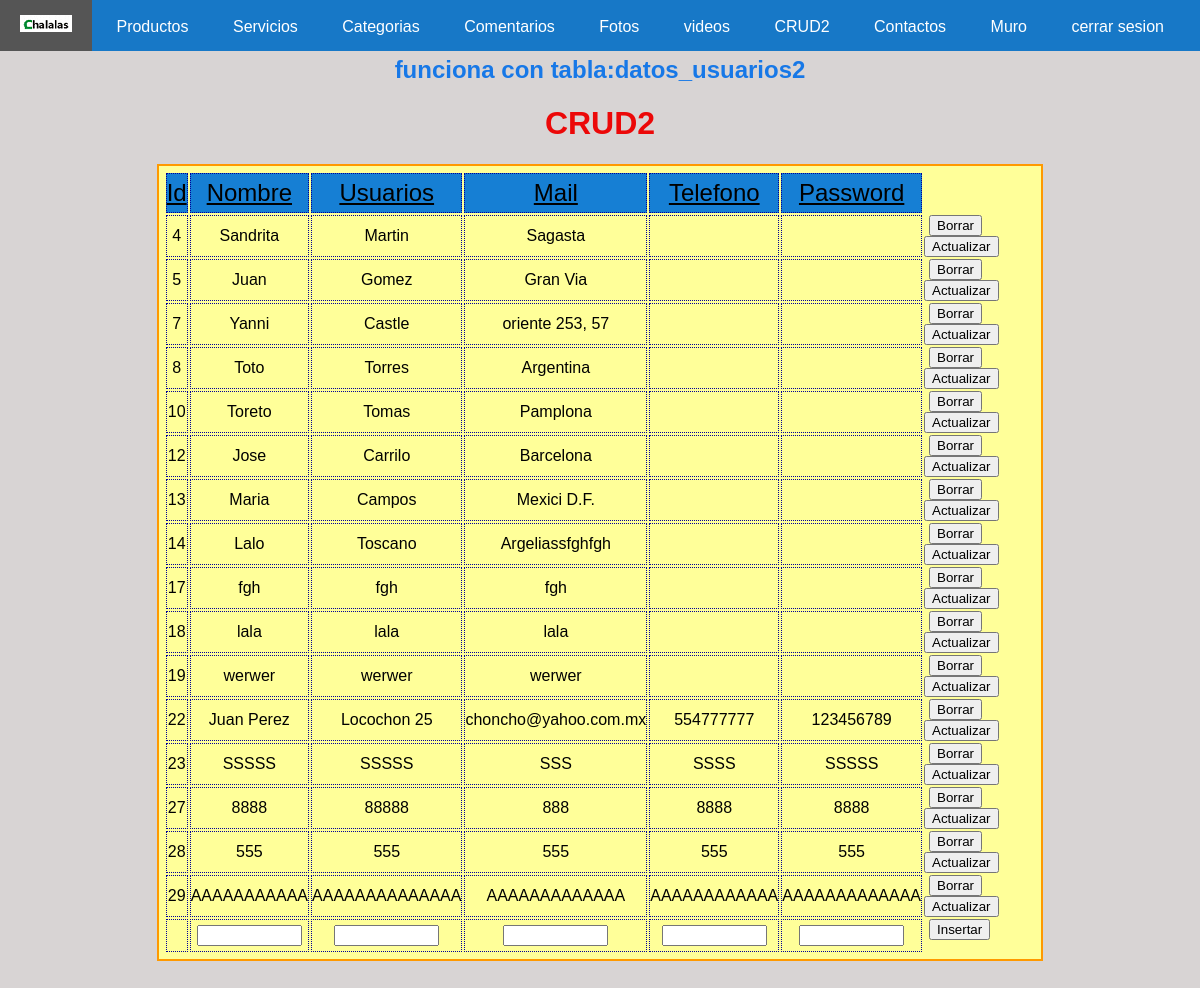
The app's page /crud2.php (signed in) with its own data.
### tables this page shows
CREATE TABLE `datos_usuarios2` (
  `Id` int(11) NOT NULL,
  `Nombre` varchar(25) DEFAULT NULL,
  `Usuarios` varchar(25) DEFAULT NULL,
  `Mail` varchar(30) DEFAULT NULL,
  `Telefono` varchar(50) NOT NULL,
  `Password` varchar(255) NOT NULL
);

### crud2.php (the view, shortened to what this page needs)
<!doctype html>
<html>
<head>
  <link rel="stylesheet" href="style.css" />
  <link rel="stylesheet" href="stylefoto2.css" />
</head>
<body><article id="position">
   <nav>
    <ul>
      <li>
        <a href="usuarios_registrados1.php"><img src="imagenes/chalalas4.png"></a>
      </li>
      <li>
        <a href="#">Productos</a>
      </li>
      <li>
        <a href="#">Servicios</a>
      </li>
      <li><a href="#">Categorias</a>
      </li>
      <li><a href="Formulario.php">Comentarios</a></li>
      <li><a href="fotos.php">Fotos</a></li>
      <li><a href="videos.php">videos</a></li>
      <li><a href="crud2.php">CRUD2</a></li>
      <li><a href="#">Contactos</a>
      </li>
      <li><a href="muro.php">Muro</a></li>
      <li><a href="cierre.php">cerrar sesion</a></li>
    </ul>
  </nav>
   </article><br><br>
  <h2>funciona con tabla:datos_usuarios2</h2>
  <?php
  include("conexion.php");
  $registros = $base->query("SELECT * FROM datos_usuarios2")->fetchAll(PDO::FETCH_OBJ);
  ?>
  <h1>CRUD2</h1>
  <form action="<?php echo $_SERVER['PHP_SELF']; ?>" method="post">
    <table width="50%" border="0" align="center">
      <tr>
        <td class="primera_fila">Id</td>
        <td class="primera_fila">Nombre</td>
        <td class="primera_fila">Usuarios</td>
        <td class="primera_fila">Mail</td>
        <td class="primera_fila">Telefono</td>
        <td class="primera_fila">Password</td>
        <td class="sin">&nbsp;</td>
        <td class="sin">&nbsp;</td>
        <td class="sin">&nbsp;</td>
        <td class="sin">&nbsp;</td>
        <td class="sin">&nbsp;</td>
      </tr>
      <?php
      foreach ($registros as $persona) : ?>
        <tr>
          <td><?php echo $persona->Id ?></td>
          <td><?php echo $persona->Nombre ?></td>
          <td><?php echo $persona->Usuarios ?></td>
          <td><?php echo $persona->Mail ?></td>
          <td><?php echo $persona->Telefono ?></td>
          <td><?php echo $persona->Password ?></td>
          <td class="bot"><a href="borrar2.php?Id=<?php echo $persona->Id ?>"><input type='button' name='del' id='del' value='Borrar'></a></td>
          <td class='bot'><a href="editar2.php?Id=<?php echo $persona->Id ?> & nom=<?php echo $persona->Nombre ?> & usu=<?php echo $persona->Usuarios ?> & mai=<?php echo $persona->Mail ?> & tel=<?php echo $persona->Telefono ?> & pas=<?php echo $persona->Password ?>">
              <input type='button' name='up' id='up' value='Actualizar'></a></td>
        </tr>
      <?php endforeach; ?>
      <tr>
        <td></td>
        <td><input type='text' name='Nom' size='10' class='centrado'></td>
        <td><input type='text' name='Usu' size='10' class='centrado'></td>
        <td><input type='text' name='Mai' size='10' class='centrado'></td>
        <td><input type='text' name='Tel' size='10' class='centrado'></td>
        <td><input type='text' name='Pas' size='10' class='centrado'></td>
        <td class='bot'><input type='submit' name='cr' id='cr' value='Insertar'></td>
      </tr>
    </table>
  </form>
  <p>&nbsp;</p>
</body>
</html>

### style.css (style rules this page uses)
table { width: 25%; background-color: rgb(218, 218, 18); border: 2px dotted rgb(17, 17, 17); margin: auto; }
td { text-align: center; padding: 10px; }
table { width: 50%; margin: auto; background-color: #ff9; border: 2px solid #FF9900; padding: 5px; }
td { padding: 5px 0; }
table td { text-align: center; border: 1px #000099 dotted; }
table .sin { border: 0; }
table .bot { padding: 0 5px; display: inline; border: 0; }
table .primera_fila { font-size: 1.5em; text-decoration: underline; background-color: rgb(22, 127, 212); }
.centrado { text-align: center; }

### stylefoto2.css (style rules this page uses)
body { background-color: #d8d4d4; font-family: Arial, sans-serif; margin: 0; padding: 0; }
h1 { text-align: center; color: rgb(236, 8, 8); }
h2 { text-align: center; color: rgb(23, 120, 231); }
#position { width: 100%; position: fixed; left: 0px; top: 0px; }
nav { background-color: #1778c7; font-family: Arial, Helvetica, sans-serif; font-size: 16px; }
nav ul { list-style-type: none; margin: 0; padding: 0; }
nav ul li { display: inline-block; position: relative; }
nav ul li a { display: block; padding: 15px 20px; text-decoration: none; color: #fff; }

### records on screen
datos_usuarios2: Id "4", Nombre "Sandrita", Usuarios "Martin", Mail "Sagasta"
datos_usuarios2: Id "5", Nombre "Juan", Usuarios "Gomez", Mail "Gran Via"
datos_usuarios2: Id "7", Nombre "Yanni", Usuarios "Castle", Mail "oriente 253, 57"
datos_usuarios2: Id "8", Nombre "Toto", Usuarios "Torres", Mail "Argentina"
datos_usuarios2: Id "10", Nombre "Toreto", Usuarios "Tomas", Mail "Pamplona"
datos_usuarios2: Id "12", Nombre "Jose", Usuarios "Carrilo", Mail "Barcelona"
datos_usuarios2: Id "13", Nombre "Maria", Usuarios "Campos", Mail "Mexici D.F."
datos_usuarios2: Id "14", Nombre "Lalo", Usuarios "Toscano", Mail "Argeliassfghfgh"
datos_usuarios2: Id "17", Nombre "fgh", Usuarios "fgh", Mail "fgh"
datos_usuarios2: Id "18", Nombre "lala", Usuarios "lala", Mail "lala"
datos_usuarios2: Id "19", Nombre "werwer", Usuarios "werwer", Mail "werwer"
datos_usuarios2: Id "22", Nombre "Juan Perez", Usuarios "Locochon 25", Mail "choncho@yahoo.com.mx", Telefono "554777777", Password "123456789"
datos_usuarios2: Id "23", Nombre "SSSSS", Usuarios "SSSSS", Mail "SSS", Telefono "SSSS", Password "SSSSS"
datos_usuarios2: Id "27", Nombre "8888", Usuarios "88888", Mail "888", Telefono "8888", Password "8888"
datos_usuarios2: Id "28", Nombre "555", Usuarios "555", Mail "555", Telefono "555", Password "555"
datos_usuarios2: Id "29", Nombre "AAAAAAAAAAA", Usuarios "AAAAAAAAAAAAAA", Mail "AAAAAAAAAAAAA", Telefono "AAAAAAAAAAAA", Password "AAAAAAAAAAAAA"
